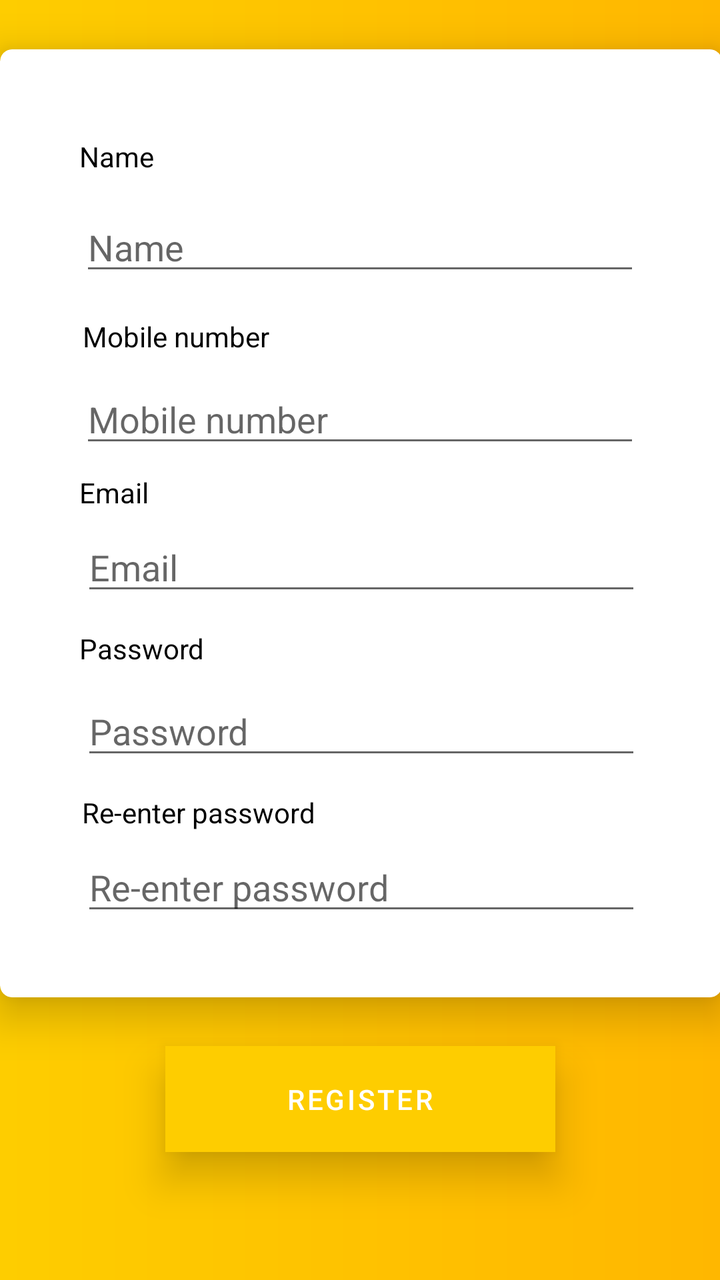
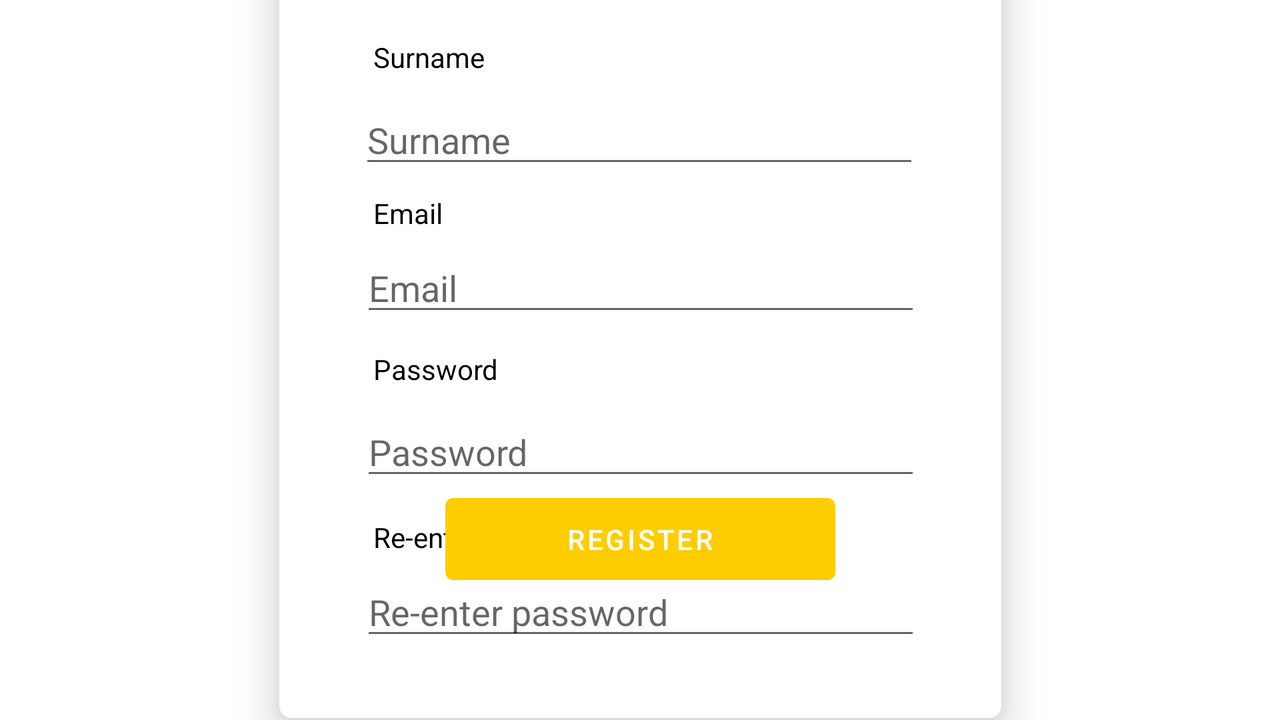

First picture: res/layout/ on a phone held upright. Second picture: the repository's own variant of that layout, on a device whose configuration matches the variant's folder. Source for both follows.
<!-- AndroidManifest.xml: application theme Theme.AutomatedCarTollingSystem -->
<!-- res/layout/activity_registration.xml -->
<?xml version="1.0" encoding="utf-8"?>
<androidx.constraintlayout.widget.ConstraintLayout
    xmlns:android="http://schemas.android.com/apk/res/android"
    xmlns:app="http://schemas.android.com/apk/res-auto"
    xmlns:tools="http://schemas.android.com/tools"
    android:layout_width="match_parent"
    android:layout_height="match_parent"
    android:background="@drawable/sign_in_background"
    tools:context="com.automatedcartollingsystem.registration.RegistrationActivity">


    <androidx.cardview.widget.CardView
        android:layout_width="361dp"
        android:layout_height="474dp"
        app:cardCornerRadius="6dp"
        app:cardElevation="12dp"
        app:layout_constraintBottom_toTopOf="@+id/button"
        app:layout_constraintEnd_toEndOf="parent"
        app:layout_constraintStart_toStartOf="parent"
        app:layout_constraintTop_toTopOf="parent">

        <androidx.constraintlayout.widget.ConstraintLayout
            android:layout_width="match_parent"
            android:layout_height="match_parent">

            <TextView
                android:id="@+id/name"
                android:layout_width="wrap_content"
                android:layout_height="wrap_content"
                android:layout_marginTop="44dp"
                android:text="@string/user_name"
                android:textColor="@color/black"
                app:layout_constraintEnd_toEndOf="parent"
                app:layout_constraintHorizontal_bias="0.123"
                app:layout_constraintStart_toStartOf="parent"
                app:layout_constraintTop_toTopOf="parent" />

            <EditText
                android:id="@+id/username"
                android:layout_width="280dp"
                android:layout_height="39dp"
                android:layout_marginTop="16dp"
                android:ems="10"
                android:hint="@string/user_name"
                android:inputType="textPersonName"
                app:layout_constraintEnd_toEndOf="parent"
                app:layout_constraintHorizontal_bias="0.493"
                app:layout_constraintStart_toStartOf="parent"
                app:layout_constraintTop_toBottomOf="@+id/name"
                android:importantForAutofill="no" />

            <TextView
                android:id="@+id/mobile_number"
                android:layout_width="wrap_content"
                android:layout_height="wrap_content"
                android:layout_marginTop="16dp"
                android:text="@string/mobile_number"
                android:textColor="@color/black"
                app:layout_constraintEnd_toEndOf="parent"
                app:layout_constraintHorizontal_bias="0.154"
                app:layout_constraintStart_toStartOf="parent"
                app:layout_constraintTop_toBottomOf="@+id/username" />

            <EditText
                android:id="@+id/user_mobile_number"
                android:layout_width="280dp"
                android:layout_height="39dp"
                android:layout_marginTop="12dp"
                android:ems="10"
                android:hint="@string/mobile_number"
                android:inputType="number"
                android:textColor="@color/black"
                app:layout_constraintEnd_toEndOf="parent"
                app:layout_constraintHorizontal_bias="0.493"
                app:layout_constraintStart_toStartOf="parent"
                app:layout_constraintTop_toBottomOf="@+id/mobile_number"
                android:importantForAutofill="no" />

            <TextView
                android:id="@+id/email"
                android:layout_width="wrap_content"
                android:layout_height="wrap_content"
                android:layout_marginTop="8dp"
                android:text="@string/user_email"
                android:textColor="@color/black"
                app:layout_constraintEnd_toEndOf="parent"
                app:layout_constraintHorizontal_bias="0.122"
                app:layout_constraintStart_toStartOf="parent"
                app:layout_constraintTop_toBottomOf="@+id/user_mobile_number" />

            <EditText
                android:id="@+id/user_email_address"
                android:layout_width="280dp"
                android:layout_height="39dp"
                android:layout_marginTop="8dp"
                android:ems="10"
                android:hint="@string/prompt_email"
                android:inputType="textEmailAddress"
                app:layout_constraintEnd_toEndOf="parent"
                app:layout_constraintStart_toStartOf="parent"
                app:layout_constraintTop_toBottomOf="@+id/email"
                android:importantForAutofill="no" />

            <TextView
                android:id="@+id/password_textview"
                android:layout_width="wrap_content"
                android:layout_height="wrap_content"
                android:layout_marginTop="12dp"
                android:text="@string/prompt_password"
                android:textColor="@color/black"
                app:layout_constraintEnd_toEndOf="parent"
                app:layout_constraintHorizontal_bias="0.133"
                app:layout_constraintStart_toStartOf="parent"
                app:layout_constraintTop_toBottomOf="@+id/user_email_address" />

            <EditText
                android:id="@+id/password"
                android:layout_width="280dp"
                android:layout_height="39dp"
                android:layout_marginTop="12dp"
                android:ems="10"
                android:hint="@string/prompt_password"
                android:inputType="textPassword"
                app:layout_constraintEnd_toEndOf="parent"
                app:layout_constraintStart_toStartOf="parent"
                app:layout_constraintTop_toBottomOf="@+id/password_textview"
                android:importantForAutofill="no" />

            <TextView
                android:id="@+id/confirm_password"
                android:layout_width="wrap_content"
                android:layout_height="wrap_content"
                android:layout_marginTop="12dp"
                android:text="@string/re_enter_password"
                android:textColor="@color/black"
                app:layout_constraintEnd_toEndOf="parent"
                app:layout_constraintHorizontal_bias="0.168"
                app:layout_constraintStart_toStartOf="parent"
                app:layout_constraintTop_toBottomOf="@+id/password" />

            <EditText
                android:id="@+id/reenter_password"
                android:layout_width="280dp"
                android:layout_height="39dp"
                android:layout_marginTop="8dp"
                android:ems="10"
                android:hint="@string/re_enter_password"
                android:inputType="textPassword"
                app:layout_constraintEnd_toEndOf="parent"
                app:layout_constraintStart_toStartOf="parent"
                app:layout_constraintTop_toBottomOf="@+id/confirm_password"
                android:importantForAutofill="no" />
        </androidx.constraintlayout.widget.ConstraintLayout>
    </androidx.cardview.widget.CardView>

    <Button
        android:id="@+id/button"
        android:layout_width="195dp"
        android:layout_height="53dp"
        android:layout_marginBottom="64dp"
        android:elevation="12dp"
        android:stateListAnimator="@null"
        android:text="@string/register"
        android:background="@color/pinkRed"
        app:layout_constraintBottom_toBottomOf="parent"
        app:layout_constraintEnd_toEndOf="parent"
        app:layout_constraintStart_toStartOf="parent" />
</androidx.constraintlayout.widget.ConstraintLayout>
<!-- resources referenced by this layout -->
<resources>
  <color name="black">#FF000000</color>
  <color name="pinkRed">#F65875</color>
  <!-- drawable sign_in_background (drawable) -->
  <?xml version="1.0" encoding="utf-8"?>
  <shape
      xmlns:android="http://schemas.android.com/apk/res/android"
      android:shape="rectangle">
  
      <gradient
          android:startColor="#FECD00"
          android:endColor="#FFB700"/>
  
      
  
  
  </shape>
  <string name="mobile_number">Mobile number</string>
  <string name="prompt_email">Email</string>
  <string name="prompt_password">Password</string>
  <string name="re_enter_password">Re-enter password</string>
  <string name="register">Register</string>
  <string name="user_email">Email</string>
  <string name="user_name">Name</string>
  <style name="Theme.AutomatedCarTollingSystem" parent="Theme.MaterialComponents.DayNight.DarkActionBar">
          
          <item name="colorPrimary">@color/lightOrange</item>
          <item name="colorPrimaryVariant">@color/orange</item>
          <item name="colorOnPrimary">@color/white</item>
  
          
          <item name="colorSecondary">@color/purple_500</item>
          <item name="colorSecondaryVariant">@color/paleOrange</item>
          <item name="colorOnSecondary">@color/red</item>
  
          
          <item name="android:statusBarColor" tools:targetApi="l">?attr/colorPrimaryVariant</item>
          
      </style>
  <color name="lightOrange">#FECD00</color>
  <color name="orange">#FFB700</color>
  <color name="white">#FFFFFFFF</color>
  <color name="purple_500">#FF6200EE</color>
  <color name="paleOrange">#FFE14D</color>
  <color name="red">#EC2022</color>
</resources>
<!-- res/layout-land/activity_registration.xml (the repository's variant of the layout above) -->
<!-- drawn on the phone turned sideways -->
<?xml version="1.0" encoding="utf-8"?>
<androidx.constraintlayout.widget.ConstraintLayout
    xmlns:android="http://schemas.android.com/apk/res/android"
    xmlns:app="http://schemas.android.com/apk/res-auto"
    xmlns:tools="http://schemas.android.com/tools"
    android:layout_width="match_parent"
    android:layout_height="match_parent"
    android:background="#FFFFFF"
    tools:context="com.automatedcartollingsystem.registration.RegistrationActivity">


    <androidx.cardview.widget.CardView
        android:layout_width="361dp"
        android:layout_height="474dp"
        app:cardCornerRadius="6dp"
        app:cardElevation="12dp"
        app:layout_constraintBottom_toTopOf="@+id/button"
        app:layout_constraintEnd_toEndOf="parent"
        app:layout_constraintStart_toStartOf="parent"
        app:layout_constraintTop_toTopOf="parent">

        <androidx.constraintlayout.widget.ConstraintLayout
            android:layout_width="match_parent"
            android:layout_height="match_parent">

            <TextView
                android:id="@+id/name"
                android:layout_width="wrap_content"
                android:layout_height="wrap_content"
                android:layout_marginTop="44dp"
                android:text="@string/user_name"
                android:textColor="@color/black"
                app:layout_constraintEnd_toEndOf="parent"
                app:layout_constraintHorizontal_bias="0.145"
                app:layout_constraintStart_toStartOf="parent"
                app:layout_constraintTop_toTopOf="parent" />

            <EditText
                android:id="@+id/username"
                android:layout_width="280dp"
                android:layout_height="39dp"
                android:layout_marginTop="16dp"
                android:ems="10"
                android:hint="@string/user_name"
                android:inputType="textPersonName"
                app:layout_constraintEnd_toEndOf="parent"
                app:layout_constraintHorizontal_bias="0.493"
                app:layout_constraintStart_toStartOf="parent"
                app:layout_constraintTop_toBottomOf="@+id/name" />

            <TextView
                android:id="@+id/surname"
                android:layout_width="wrap_content"
                android:layout_height="wrap_content"
                android:layout_marginTop="16dp"
                android:text="@string/user_surname"
                android:textColor="@color/black"
                app:layout_constraintEnd_toEndOf="parent"
                app:layout_constraintHorizontal_bias="0.154"
                app:layout_constraintStart_toStartOf="parent"
                app:layout_constraintTop_toBottomOf="@+id/username" />

            <EditText
                android:id="@+id/user_surname"
                android:layout_width="280dp"
                android:layout_height="39dp"
                android:layout_marginTop="12dp"
                android:ems="10"
                android:hint="@string/user_surname"
                android:inputType="textPersonName"
                android:textColor="@color/black"
                app:layout_constraintEnd_toEndOf="parent"
                app:layout_constraintHorizontal_bias="0.493"
                app:layout_constraintStart_toStartOf="parent"
                app:layout_constraintTop_toBottomOf="@+id/surname" />

            <TextView
                android:id="@+id/email"
                android:layout_width="wrap_content"
                android:layout_height="wrap_content"
                android:layout_marginTop="8dp"
                android:text="@string/user_email"
                android:textColor="@color/black"
                app:layout_constraintEnd_toEndOf="parent"
                app:layout_constraintHorizontal_bias="0.144"
                app:layout_constraintStart_toStartOf="parent"
                app:layout_constraintTop_toBottomOf="@+id/user_surname" />

            <EditText
                android:id="@+id/user_email_address"
                android:layout_width="280dp"
                android:layout_height="39dp"
                android:layout_marginTop="8dp"
                android:ems="10"
                android:hint="@string/prompt_email"
                android:inputType="textEmailAddress"
                app:layout_constraintEnd_toEndOf="parent"
                app:layout_constraintStart_toStartOf="parent"
                app:layout_constraintTop_toBottomOf="@+id/email" />

            <TextView
                android:id="@+id/password_textview"
                android:layout_width="wrap_content"
                android:layout_height="wrap_content"
                android:layout_marginTop="12dp"
                android:text="@string/prompt_password"
                android:textColor="@color/black"
                app:layout_constraintEnd_toEndOf="parent"
                app:layout_constraintHorizontal_bias="0.157"
                app:layout_constraintStart_toStartOf="parent"
                app:layout_constraintTop_toBottomOf="@+id/user_email_address" />

            <EditText
                android:id="@+id/password"
                android:layout_width="280dp"
                android:layout_height="39dp"
                android:layout_marginTop="12dp"
                android:ems="10"
                android:hint="@string/prompt_password"
                android:inputType="textPassword"
                app:layout_constraintEnd_toEndOf="parent"
                app:layout_constraintStart_toStartOf="parent"
                app:layout_constraintTop_toBottomOf="@+id/password_textview" />

            <TextView
                android:id="@+id/confirm_password"
                android:layout_width="wrap_content"
                android:layout_height="wrap_content"
                android:layout_marginTop="14dp"
                android:text="@string/re_enter_password"
                android:textColor="@color/black"
                app:layout_constraintEnd_toEndOf="parent"
                app:layout_constraintHorizontal_bias="0.193"
                app:layout_constraintStart_toStartOf="parent"
                app:layout_constraintTop_toBottomOf="@+id/password" />

            <EditText
                android:id="@+id/reenter_password"
                android:layout_width="280dp"
                android:layout_height="39dp"
                android:layout_marginTop="8dp"
                android:ems="10"
                android:hint="@string/re_enter_password"
                android:inputType="textPassword"
                app:layout_constraintEnd_toEndOf="parent"
                app:layout_constraintStart_toStartOf="parent"
                app:layout_constraintTop_toBottomOf="@+id/confirm_password" />
        </androidx.constraintlayout.widget.ConstraintLayout>
    </androidx.cardview.widget.CardView>

    <Button
        android:id="@+id/button"
        android:layout_width="195dp"
        android:layout_height="53dp"
        android:layout_marginBottom="64dp"
        android:elevation="12dp"
        android:stateListAnimator="@null"
        android:text="@string/register"
        app:layout_constraintBottom_toBottomOf="parent"
        app:layout_constraintEnd_toEndOf="parent"
        app:layout_constraintStart_toStartOf="parent" />
</androidx.constraintlayout.widget.ConstraintLayout>
<!-- resources referenced by the variant -->
<!-- as the phone turned sideways resolves them -->
<resources>
  <color name="black">#FF000000</color>
  <string name="prompt_email">Email</string>
  <string name="prompt_password">Password</string>
  <string name="re_enter_password">Re-enter password</string>
  <string name="register">Register</string>
  <string name="user_email">Email</string>
  <string name="user_name">Name</string>
  <string name="user_surname">Surname</string>
  <style name="Theme.AutomatedCarTollingSystem" parent="Theme.MaterialComponents.DayNight.DarkActionBar">
          
          <item name="colorPrimary">@color/lightOrange</item>
          <item name="colorPrimaryVariant">@color/orange</item>
          <item name="colorOnPrimary">@color/white</item>
  
          
          <item name="colorSecondary">@color/purple_500</item>
          <item name="colorSecondaryVariant">@color/paleOrange</item>
          <item name="colorOnSecondary">@color/red</item>
  
          
          <item name="android:statusBarColor" tools:targetApi="l">?attr/colorPrimaryVariant</item>
          
      </style>
  <color name="lightOrange">#FECD00</color>
  <color name="orange">#FFB700</color>
  <color name="white">#FFFFFFFF</color>
  <color name="purple_500">#FF6200EE</color>
  <color name="paleOrange">#FFE14D</color>
  <color name="red">#EC2022</color>
</resources>
